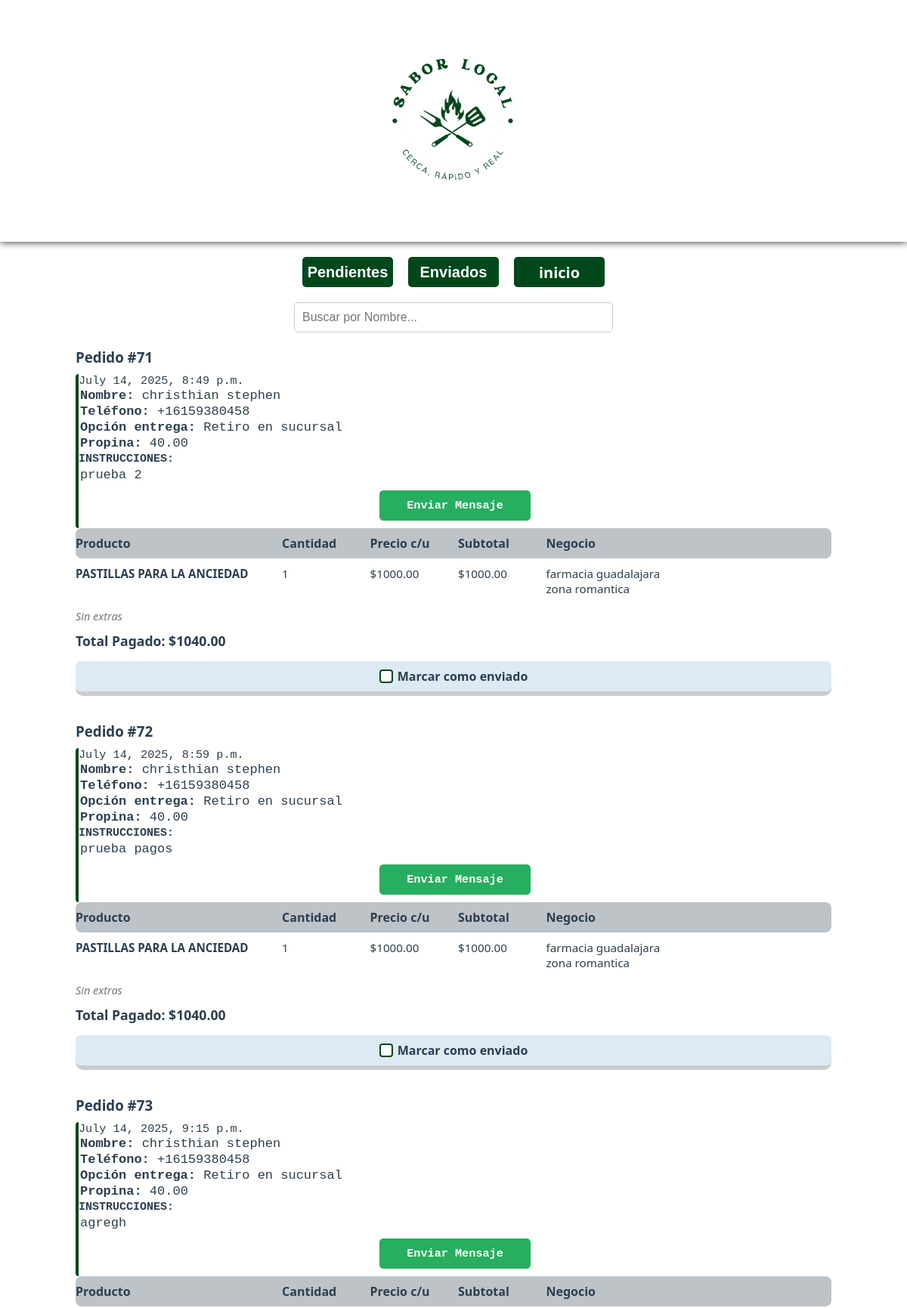
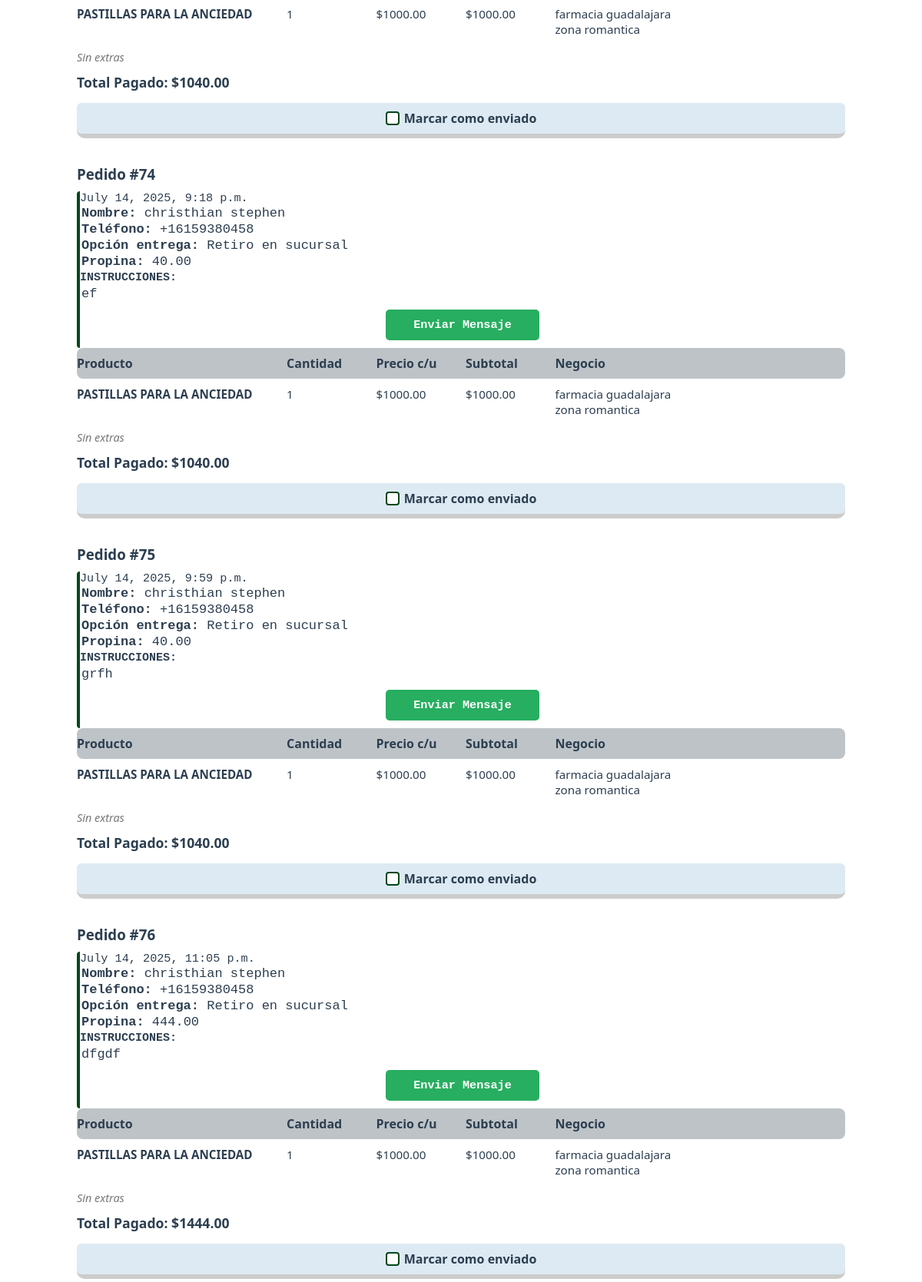
Page /business/46/pedidos/ (signed in, upper part) on the committed database (2 pictures, top to bottom).
### ventasapp/models.py (models this page shows, shortened)
class Pedido(models.Model):
    cliente = models.ForeignKey(User, on_delete=models.SET_NULL, null=True, blank=True)
    direccion_envio = models.ForeignKey('DireccionDeEnvio', on_delete=models.SET_NULL, null=True, blank=True)
    fecha = models.DateTimeField(auto_now_add=True)
    pagado = models.BooleanField(default=False)
    enviado = models.BooleanField(default=False)
    total_pagado = models.DecimalField(max_digits=10, decimal_places=2, default=0)
    session_key = models.CharField(max_length=100, null=True, blank=True)
    class Meta:
        verbose_name = "Lista de Pedidos"
        verbose_name_plural = "Lista de Pedidos"

class DireccionDeEnvio(models.Model):
    opcion_entrega = models.CharField( max_length=100,choices=OPCIONES_ENTREGA,default='domicilio',verbose_name='¿Retiro en sucursal o prefieres entrega en casa?')
    nombre_completo = models.CharField(max_length=255)
    telefono = models.CharField(max_length=20)
    direccion = models.CharField(max_length=200, blank=True, null=True)
    ciudad = models.CharField(max_length=100, blank=True, null=True)
    estado = models.CharField(max_length=100, blank=True, null=True)
    codigo_postal = models.CharField(max_length=20, blank=True, null=True,help_text='Propina (opcional')
    propina_voluntaria = models.DecimalField(max_digits=10, decimal_places=2, blank=True, null=True,verbose_name="Propina")
    decidir_propina_despues = models.BooleanField(default=False,verbose_name='Decidir propina después')
    notas=models.TextField(default="")
    fecha_creacion = models.DateTimeField(auto_now_add=True)

class Producto(models.Model):
    business = models.ForeignKey('Business', on_delete=models.CASCADE, related_name='productos')
    tipo_subcategoria = models.CharField(
        max_length=100,
        choices=SUBCATEGORY_CHOICES,
        default='comida_rapida'
    )
    name = models.CharField(max_length=255)
    price = models.DecimalField(max_digits=10, decimal_places=2, blank=True, null=True, default=0)
    precio_de_envio = models.DecimalField(max_digits=10, decimal_places=2, blank=True, null=True, default=0)
    ingredientes=models.TextField(blank=True,null=True)
    image1 = models.ImageField(upload_to='productos/', null=True, blank=True)
    image2 = models.ImageField(upload_to='productos/', null=True, blank=True)
    image3 = models.ImageField(upload_to='productos/', null=True, blank=True)
    image4 = models.ImageField(upload_to='productos/', null=True, blank=True)
    tiene_envio_gratis=models.BooleanField(default=False)
    description = models.TextField()
    created_at = models.DateTimeField(auto_now_add=True)

class Venta(models.Model):
    pedido = models.ForeignKey(Pedido, on_delete=models.CASCADE, related_name='ventas', null=True, blank=True)
    business = models.ForeignKey('Business', on_delete=models.CASCADE, related_name='ventas')
    producto = models.ForeignKey('Producto', on_delete=models.SET_NULL, null=True)
    cantidad = models.PositiveIntegerField()
    precio_unitario = models.DecimalField(max_digits=10, decimal_places=2)
    subtotal = models.DecimalField(max_digits=10, decimal_places=2)
    direccion_envio = models.ForeignKey('DireccionDeEnvio', on_delete=models.SET_NULL, null=True, blank=True)
    cliente = models.ForeignKey(User, on_delete=models.SET_NULL, null=True, blank=True)
    pagado = models.BooleanField(default=False)
    enviado = models.BooleanField(default=False)
    nota = models.TextField(blank=True, null=True)
    fecha = models.DateTimeField(auto_now_add=True)
    class Meta:
        verbose_name = "Producto Vendido por separado"
        verbose_name_plural = "Productos Vendidos por separado"

class Business(models.Model):
    TIME_CATEGORY = [
        ('diurno', 'Diurno'),
        ('nocturno', 'Nocturno'),
        ('24_horas', '24 Horas'),
    ]
    is_active = models.BooleanField(default=True)
    owner = models.ForeignKey(User, on_delete=models.CASCADE, related_name='businesses', null=True, blank=True)
    commercial_name = models.CharField(max_length=100)
    city = models.CharField(max_length=50, choices=CITIES)
    time_category = models.CharField(max_length=20, choices=TIME_CATEGORY, default='diurno')
    opening_time = models.TimeField()
    closing_time = models.TimeField()
    closed_days = models.TextField(
        blank=True,
        help_text="Días de la semana en los que el negocio está cerrado, separados por comas. Ej: mon,tue,sun"
    )
    tipos_de_negocio = models.CharField(max_length=200, choices=ALL_CATEGORY_TYPES)
    manager_name = models.CharField(max_length=100)
    owner_or_manager_whatsapp = models.CharField(max_length=20)
    owner_or_manager_email = models.EmailField()
    reservations_contact_name = models.CharField(max_length=100)
    reservations_whatsapp = models.CharField(max_length=20)
    reservations_email = models.EmailField()
    current_promotions = models.CharField(max_length=1000, blank=True, null=True)
    stripe_account_id = models.CharField(max_length=255,help_text="ID de tu cuenta stripe Stripe",blank=True,null=True)
    image1 = models.ImageField(upload_to='businesses/', null=True, blank=True)
    image2 = models.ImageField(upload_to='businesses/', null=True, blank=True)
    image3 = models.ImageField(upload_to='businesses/', null=True, blank=True)
    image4 = models.ImageField(upload_to='businesses/', null=True, blank=True)
    address = models.CharField(max_length=255)
    website = models.URLField(blank=True, null=True)
    description = models.TextField()
    google_maps = models.TextField(blank=True, null=True)

### ventasapp/views.py (the view, shortened to what this page needs)
# urls.py: path('business/<int:business_id>/pedidos/', views.ver_pedidos_por_negocio, name='ver_pedidos_por_negocio'),
@login_required
def ver_pedidos_por_negocio(request, business_id):
    business = get_object_or_404(Business, id=business_id, owner=request.user)
    ventas = Venta.objects.filter(business=business).exclude(pedido=None).select_related(
        'producto', 'cliente', 'pedido', 'direccion_envio'
    ).prefetch_related('extras_en_venta__extra')
    pedidos_dict = defaultdict(list)
    for venta in ventas:
        pedidos_dict[venta.pedido].append(venta)
    pedidos_pendientes = []
    pedidos_enviados = []
    for pedido, ventas_del_pedido in pedidos_dict.items():
        d = pedido.direccion_envio
        direccion_data = None
        whatsapp = ""
        if d:
            direccion_data = {
                'fecha_creacion':d.fecha_creacion,
                'nombre_completo': d.nombre_completo,
                'telefono': d.telefono,
                'opcion_entrega': d.get_opcion_entrega_display(),
                'direccion': d.direccion,
                'ciudad': d.ciudad,
                'estado': d.estado,
                'codigo_postal': d.codigo_postal,
                'propina_voluntaria': d.propina_voluntaria,
                'notas': d.notas,
            }
            whatsapp = d.telefono
        ventas_info = []
        total_pedido = Decimal('0.00')
        productos_del_pedido = []
        for venta in ventas_del_pedido:
            extras_info = []
            venta_subtotal = venta.subtotal
            total_pedido += venta_subtotal
            producto = venta.producto
            productos_del_pedido.append(producto)
            ventas_info.append({
                'producto': producto.name,
                'cantidad': venta.cantidad,
                'precio_unitario': venta.precio_unitario,
                'subtotal': venta_subtotal,
                'extras': extras_info or None,
                'negocio': venta.business.commercial_name,
                'nota': venta.nota,
            })
        costo_envio = Decimal('0.00')
        if d:
            total_pedido += d.propina_voluntaria or 0
        pedido_data = {
            'pedido': pedido,
            'direccion': direccion_data,
            'ventas': ventas_info,
            'total_pagado': total_pedido,
            'costo_envio': costo_envio,
            'whatsapp': whatsapp,
        }
        if pedido.enviado:
            pedidos_enviados.append(pedido_data)
        else:
            pedidos_pendientes.append(pedido_data)
    return render(request, 'ver_pedidos.html', {
        'business': business,
        'pedidos_pendientes': pedidos_pendientes,
        'pedidos_enviados': pedidos_enviados,
    })

### ventasapp/templates/ver_pedidos.html (shortened to what this page needs)
<!DOCTYPE html>
<html lang="es">
<head>
  {% load static %}
  <link rel="stylesheet" href="{% static 'css/ver_pedidos.css' %}" type="text/css">
  <link rel="stylesheet" href="{% static 'fuentes/fuentes.css' %}" type="text/css">
  <link rel="stylesheet" href="{% static '/css/headers.css' %}">
</head>
<header class="header">
  <div class="logo">
    <img src="{% static 'images/logo.png' %}" alt="Logo">
  </div>
</header>
<body>
{% block content %}
<div class="tabs">
  <button onclick="mostrarPedidos('pendientes')">Pendientes</button>
  <button onclick="mostrarPedidos('enviados')">Enviados</button>
  <a class="tabs_boton_dashboard"href="{%url 'dashboard'%}">inicio</a>
</div>
<div class="buscador-wrapper">
  <input type="text" id="buscador" placeholder="Buscar por Nombre..." oninput="filtrarPedidos()" />
</div>
<div id="pedidos_pendientes" class="pedidos-section">
  {% for pedido in pedidos_pendientes %}
    <div class="container_pedido">
      <h3>Pedido #{{ pedido.pedido.id }}</h3>
      <div class="direccion">
        {{pedido.direccion.fecha_creacion}}
        {% if pedido.direccion.nombre_completo %}<p><strong>Nombre:</strong> {{ pedido.direccion.nombre_completo }}</p>{% endif %}
        {% if pedido.direccion.telefono %}<p><strong>Teléfono:</strong> {{ pedido.direccion.telefono }}</p>{% endif %}
        {% if pedido.direccion.opcion_entrega %}<p><strong>Opción entrega:</strong> {{ pedido.direccion.opcion_entrega }}</p>{% endif %}
        {% if pedido.direccion.propina_voluntaria %}<p><strong>Propina:</strong> {{ pedido.direccion.propina_voluntaria }}</p>{% endif %}
        <div class="instrucciones_entrega">
          {% if pedido.direccion.notas %}<h4> instrucciones:</h4><p>{{ pedido.direccion.notas }}</p>{% endif %}
        </div>
        <div class="whatsapp">
          <a target="_blank" href="https://wa.me/{{ pedido.whatsapp }}">Enviar Mensaje</a>
        </div>
      </div>
      <div class="ventas-header" aria-hidden="true">
        <div>Producto</div>
        <div>Cantidad</div>
        <div>Precio c/u</div>
        <div>Subtotal</div>
        <div>Negocio</div>
      </div>
      {% for venta in pedido.ventas %}
        <div class="venta-grid">
          <div class="nombre_producto">{{ venta.producto }}</div>
          <div>{{ venta.cantidad }}</div>
          <div>${{ venta.precio_unitario }}</div>
          <div>${{ venta.subtotal }}</div>
          <div>{{ venta.negocio }}</div>
        </div>
        <div class="extras-wrapper">
          {% if venta.extras %}
            <h4>Extras:</h4>
            <div class="extras-grid">
              {% for extra in venta.extras %}
                <div class="extra-card">
                  <strong>{{ extra.nombre }}</strong>
                  Cant: {{ extra.cantidad }}<br />
                  ${{ extra.precio }} → ${{ extra.subtotal }}
                </div>
              {% endfor %}
            </div>
          {% else %}
            <span class="no-extras">Sin extras</span>
          {% endif %}
        </div>
      {% endfor %}
      <p class="total">Total Pagado: ${{ pedido.total_pagado }}</p>
      <form method="POST" action="{% url 'marcar_envio_pedido' pedido.pedido.id %}">
        <label for="enviado_{{ pedido.pedido.id }}">Marcar como enviado</label>
      </form>
    </div>
  {% endfor %}
</div>
{% endblock %}
</body>
</html>

### ventasapp/static/css/ver_pedidos.css (style rules this page uses)
body { font-family: 'Segoe UI', Roboto, sans-serif; background-color: #ecf0f1; color: #2c3e50; }
.tabs { max-width: 1000px; display:flex; margin: auto; border-radius: 5px; width:100%; height: 40px; display:flex; justify-content: center; align-items: center; margin-top:20px; }
.tabs button, .tabs_boton_dashboard { background-color: #00471b; border: none; margin:0 10px; border-radius: 5px; width:120px; display:flex; justify-content: center; align-items: center; height:40px; color:#fff; font-size: 20px; font-weight: 600; cursor: pointer; }
.tabs_boton_dashboard { text-decoration: none; text-align: center; font-size: 20px; font-weight: 800; }
.buscador-wrapper { margin: 20px; text-align: center; }
#buscador { padding: 10px; width: 80%; max-width: 400px; font-size: 16px; border-radius: 5px; border: 1px solid #ccc; }
.nombre_producto { text-transform: uppercase; font-weight: 600; }
.container_pedido { max-width: 1000px; width: 100%; box-shadow: 0 6px 0 rgba(0, 0, 0, 0.2); border-radius: 10px; margin: auto; margin-bottom: 20px; }
h3 { color: #2c3e50; margin-bottom: 10px; }
.direccion { width:100%; display: flex; flex-direction: column; justify-content: left; align-items: left; box-sizing: border-box; background-color: #ffffff; border-left: 4px solid #00471b; font-size: 0.95rem; height:auto; border-radius: 4px; font-family: monospace; }
.direccion p { margin:1px 2px; font-size: 17px; }
.instrucciones_entrega { width:100%; display:flex; flex-direction: column; justify-content: left; align-items: left; }
.instrucciones_entrega h4 { width:100%; height: auto; display: flex; justify-content: left; align-items: left; font-size: 15px; text-transform: uppercase; margin:2px auto; text-align: left; }
.whatsapp { position:relative; max-width: 200px; width:100%; background-color: #27ae60; height: 40px; display:flex; margin:10px auto; border-radius: 5px; justify-content: center; align-items: center; cursor:pointer; }
.whatsapp a { text-decoration: none; color:#fff; font-weight: 600; }
.venta-grid { display: grid; grid-template-columns: 2.5fr 1fr 1fr 1fr 1.5fr 2fr; gap: 12px; border-radius: 8px; margin-bottom: 15px; align-items: start; }
.ventas-header { display: grid; grid-template-columns: 2.5fr 1fr 1fr 1fr 1.5fr 2fr; gap: 12px; font-weight: 700; background-color: #bdc3c7; color: #2c3e50; height:40px; align-items: center; border-radius: 8px; margin-bottom: 10px; user-select: none; }
.venta-grid > div { font-size: 0.95rem; word-wrap: break-word; position: relative; }
.no-extras { font-style: italic; color: #777; font-size: 0.9rem; }
p.total { font-size: 1.1rem; font-weight: 600; color: #2c3e50; margin-top: 10px; margin-bottom: 15px; }
form { margin: 10px auto; margin-bottom: 40px; height:40px; background: #ddeaf3; border-radius: 6px; display: flex; justify-content: center; align-items: center; transition: background-color 0.3s ease; }
label { font-weight: 600; color: #2c3e50; display: flex; align-items: center; gap: 6px; font-size: 1rem; cursor: pointer; user-select: none; position: relative; padding-left: 24px; }
label::before { content: ""; position: absolute; left: 0; top: 50%; transform: translateY(-50%); width: 18px; height: 18px; border: 2px solid #00471b; border-radius: 4px; background: white; box-sizing: border-box; }

### ventasapp/static/css/headers.css (style rules this page uses)
body, html { margin: 0; padding: 0; }
body { background-color:#fff; }
header { width:100%; height:40vh; background:#ffff; display:flex; flex-direction: column; justify-content: center; align-items: center; box-sizing: border-box; animation:slideIn 1s .1s ease-in-out; box-shadow: 0 0 10px #1f1f1f; }
.logo,.logo img { max-width:170px; width:100%; margin:auto; }

### rows in the picture
Pedido: pedido.id "71", direccion.fecha_creacion "July 14, 2025, 8:49 p.m.", direccion.nombre_completo "christhian stephen", direccion.telefono "+16159380458", direccion.opcion_entrega "Retiro en sucursal", direccion.propina_voluntaria "40.00", direccion.notas "prueba 2", cantidad "1", total_pagado "1040.00"
Producto: producto "PASTILLAS PARA LA ANCIEDAD" "PASTILLAS PARA LA ANCIEDAD" "PASTILLAS PARA LA ANCIEDAD" "PASTILLAS PARA LA ANCIEDAD" "PASTILLAS PARA LA ANCIEDAD" "PASTILLAS PARA LA ANCIEDAD"
Venta: precio_unitario "1000.00", subtotal "1000.00"
Business: negocio "farmacia guadalajara zona romantica" "farmacia guadalajara zona romantica" "farmacia guadalajara zona romantica" "farmacia guadalajara zona romantica" "farmacia guadalajara zona romantica" "farmacia guadalajara zona romantica"
Pedido: pedido.id "72", direccion.fecha_creacion "July 14, 2025, 8:59 p.m.", direccion.nombre_completo "christhian stephen", direccion.telefono "+16159380458", direccion.opcion_entrega "Retiro en sucursal", direccion.propina_voluntaria "40.00", direccion.notas "prueba pagos", cantidad "1", total_pagado "1040.00"
Venta: precio_unitario "1000.00", subtotal "1000.00"
Pedido: pedido.id "73", direccion.fecha_creacion "July 14, 2025, 9:15 p.m.", direccion.nombre_completo "christhian stephen", direccion.telefono "+16159380458", direccion.opcion_entrega "Retiro en sucursal", direccion.propina_voluntaria "40.00", direccion.notas "agregh", cantidad "1", total_pagado "1040.00"
Venta: precio_unitario "1000.00", subtotal "1000.00"
Pedido: pedido.id "74", direccion.fecha_creacion "July 14, 2025, 9:18 p.m.", direccion.nombre_completo "christhian stephen", direccion.telefono "+16159380458", direccion.opcion_entrega "Retiro en sucursal", direccion.propina_voluntaria "40.00", direccion.notas "ef", cantidad "1", total_pagado "1040.00"
Venta: precio_unitario "1000.00", subtotal "1000.00"
Pedido: pedido.id "75", direccion.fecha_creacion "July 14, 2025, 9:59 p.m.", direccion.nombre_completo "christhian stephen", direccion.telefono "+16159380458", direccion.opcion_entrega "Retiro en sucursal", direccion.propina_voluntaria "40.00", direccion.notas "grfh", cantidad "1", total_pagado "1040.00"
Venta: precio_unitario "1000.00", subtotal "1000.00"
Pedido: pedido.id "76", direccion.fecha_creacion "July 14, 2025, 11:05 p.m.", direccion.nombre_completo "christhian stephen", direccion.telefono "+16159380458", direccion.opcion_entrega "Retiro en sucursal", direccion.propina_voluntaria "444.00", direccion.notas "dfgdf", cantidad "1", total_pagado "1444.00"
Venta: precio_unitario "1000.00", subtotal "1000.00"
